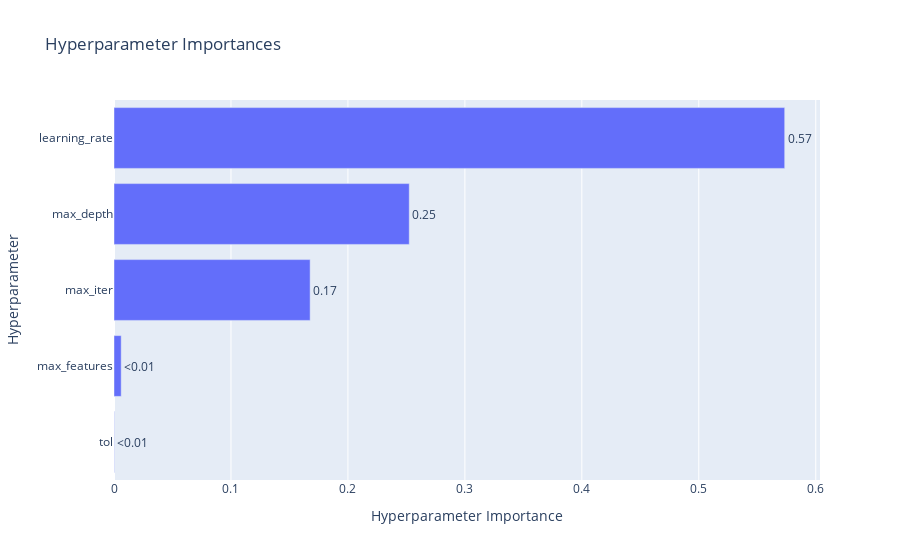

The cell this chart's notebook holds for it:
### Code cell
oviz.plot_param_importances(study)

### Figure 1 — Plotly figure (JSON) as saved in the notebook; plotly's stock layout.template omitted (floating-point values rounded to 4 significant figures)
{"data": [{"cliponaxis": false, "hovertemplate": ["tol (FloatDistribution): 0.00026451010331418243<extra></extra>", "max_features (FloatDistribution): 0.006145099177293976<extra></extra>", "max_iter (IntDistribution): 0.1676977248833182<extra></extra>", "max_depth (IntDistribution): 0.2524407538322496<extra></extra>", "learning_rate (FloatDistribution): 0.5734519120038241<extra></extra>"], "name": "Objective Value", "orientation": "h", "text": ["<0.01", "<0.01", "0.17", "0.25", "0.57"], "textposition": "outside", "type": "bar", "x": [0.0002645, 0.006145, 0.1677, 0.2524, 0.5735], "y": ["tol", "max_features", "max_iter", "max_depth", "learning_rate"]}], "layout": {"title": {"text": "Hyperparameter Importances"}, "xaxis": {"title": {"text": "Hyperparameter Importance"}}, "yaxis": {"title": {"text": "Hyperparameter"}}}}
